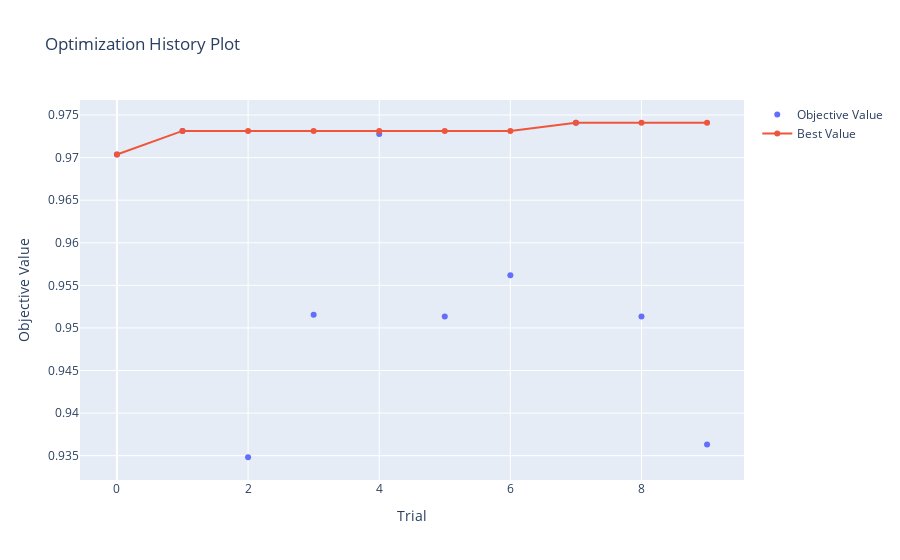

Notebook cell for this chart:
### Code cell
plotly_config = {"staticPlot": True}

fig = plot_optimization_history(study_svc)
fig.show(config=plotly_config)

### Figure 1 — Plotly figure (JSON) as saved in the notebook; plotly's stock layout.template omitted (floating-point values rounded to 4 significant figures)
{"data": [{"mode": "markers", "name": "Objective Value", "type": "scatter", "x": [0, 1, 2, 3, 4, 5, 6, 7, 8, 9], "y": [0.9704, 0.9731, 0.9348, 0.9516, 0.9728, 0.9513, 0.9562, 0.9741, 0.9513, 0.9363]}, {"name": "Best Value", "type": "scatter", "x": [0, 1, 2, 3, 4, 5, 6, 7, 8, 9], "y": [0.9704, 0.9731, 0.9731, 0.9731, 0.9731, 0.9731, 0.9731, 0.9741, 0.9741, 0.9741]}], "layout": {"title": {"text": "Optimization History Plot"}, "xaxis": {"title": {"text": "Trial"}}, "yaxis": {"title": {"text": "Objective Value"}}}}
